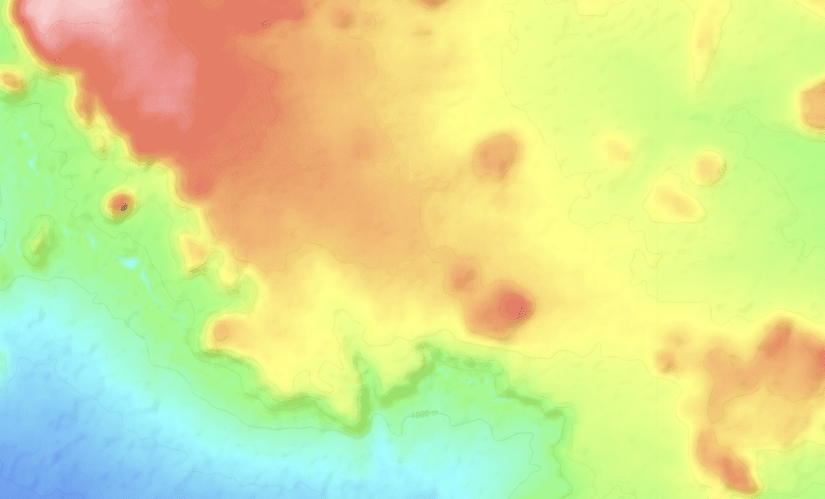
#> input picture img/high0.png, 1649 x 997 px (shown at 1/2 size)
$ python main.py
#> lines starting #> are read from the running program, lines starting #| are printed output that depends on the picture; after the words box and inside, x2 and y2 are one past the last pixel; in counts of white or black regions, pixels touching at a corner belong together
#импортитруем необходимые библиотеки

from PIL import Image, ImageDraw
import imageio
import cv2
import numpy as np

#создаем массив изображений и наименований картинок
images = []
filenames = ['img/mro0.jpg', 'img/mro1.jpg', 'img/mro2.jpg', 'img/high0.png']

#пользователь выбирает изображение для работы и задает размеры сетки и координаты конца и начала маршрута
inum = int(input('Type image number: '))
#> the answer given: 3
xn = yn = int(input("Set the size of grid: "))
#> the answer given: 100
e_x = int(input('Type start_Y coordinate:'))
#> the answer given: 3
e_y = int(input('Type start_X coordinate:'))
#> the answer given: 3
st_x = int(input('Type end_Y coordinate:'))
#> the answer given: 3
st_y = int(input('Type end_X coordinate:'))
#> the answer given: 3

#читаем выбранную картинку и переводим в hsv для дальнейшей обработки
img = cv2.imread(filenames[inum], 1)  # read image 1-rgb, 0-greyscale, -1-rgba
#> img is the input picture: shape (997, 1649, 3); mean B, G, R 146.6, 225.9, 213.5
hsv = cv2.cvtColor(img, cv2.COLOR_BGR2HSV)
#> hsv: shape (997, 1649, 3); mean H, S, V 39.4, 116.1, 246.3
height, width, channels = img.shape #вычисляем размеры картинки
#> height = 997; width = 1649; channels = 3

w = width / xn  # вычисляем размер окна по x и y
#> w = 16.49
h = height / yn
#> h = 9.97

#выбираем цветовой фильтр в зависимости от выбранного пользователем изображения
if inum == 0:
    h1, s1, v1, h2, s2, v2 = 19, 0, 134, 135, 160, 255

elif inum == 1:
    h1, s1, v1, h2, s2, v2 = 53, 42, 79, 202, 135, 148

elif inum == 2:
    h1, s1, v1, h2, s2, v2 = 30, 0, 0, 255, 91, 255

elif inum == 3:
    h1, s1, v1, h2, s2, v2 = 0, 51, 149, 130, 220, 255

elif inum == 4:
    h1, s1, v1, h2, s2, v2 = 15, 15, 15, 255, 255, 255

# накладываем маску на изображение для получения черно-белого изображения, где белым остануться препятствия, а черным - там, где можно ехать
h_min = np.array((h1, s1, v1), np.uint8)
h_max = np.array((h2, s2, v2), np.uint8)
mask = cv2.inRange(hsv, h_min, h_max)
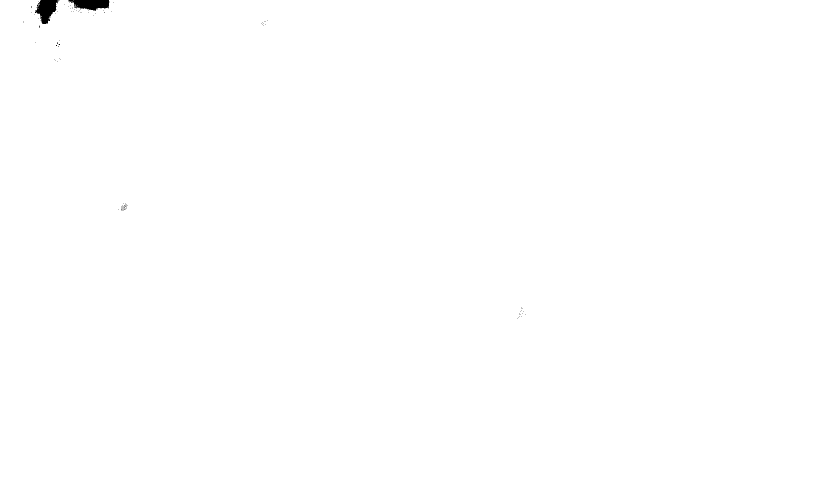
#> mask: shape (997, 1649) (shown at 1/2 size); 99.8% white; 105 black regions (103 under 20 px), largest, box (x1, y1, x2, y2) and area: (70, 0, 117, 48) 1346, (136, 0, 219, 22) 1243

count_img = cv2.countNonZero(mask)  # вычисление белых точек на изображении
#> count_img = 1641325

okna = xn * yn  # общее кол во окон
okna1 = okna + 1

roi = [[0] * xn for i in range(yn)]  # массив, каждый элемент - одно окно
count_r = [[0] * xn for i in range(yn)]  # массив, содержащий количество белых пикселей на выбранном элементе картинки
pr_r = [[0] * xn for i in range(yn)]  # тоже самое, что count_r, но в процентном соотношении
grid = [[0] * xn for i in range(yn)]  # массив, который будет содержать 1 и 0

#заполняем массив roi, count_r и pr_r
#а также дорисовывем линии на изображении для наглядности
for i in range(yn):
    img = cv2.line(img, (0, int(h * (i + 1))), (width, int(h * (i + 1))), (0, 255, 0), 1)
    mask = cv2.line(mask, (0, int(h * (i + 1))), (width, int(h * (i + 1))), (255, 255, 255), 1)
    for j in range(xn):
        roi[i][j] = mask[int(h * i): int(h * (i + 1)), int(w * j): int(w * (j + 1))]
        count_r[i][j] = cv2.countNonZero(roi[i][j])
        pr_r[i][j] = count_r[i][j] / count_img * 100

        if i == 0:
            img = cv2.line(img, (int(w * (j + 1)), 0), (int(w * (j + 1)), height), (0, 255, 0), 1)
            mask = cv2.line(mask, (int(w * (j + 1)), 0), (int(w * (j + 1)), height), (255, 255, 255), 1)
#> this loop made 100 passes
#> pass 1, `img = cv2.line(img, (0, int(h * (i + 1))), (width, int(h * (i + 1))), ..`:
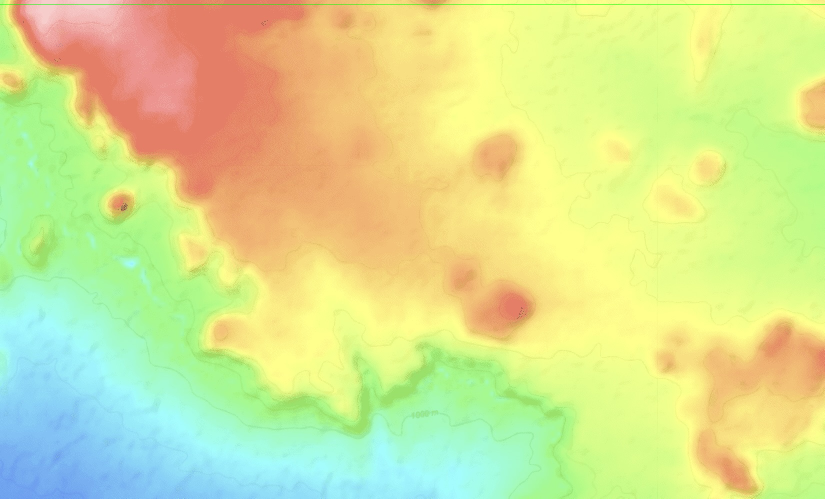
#> img: shape (997, 1649, 3) (shown at 1/2 size); 0.1% of pixels changed, all inside (x1, y1, x2, y2) = (0, 9, 1649, 10)
#> pass 2, `img = cv2.line(img, (0, int(h * (i + 1))), (width, int(h * (i + 1))), ..`:
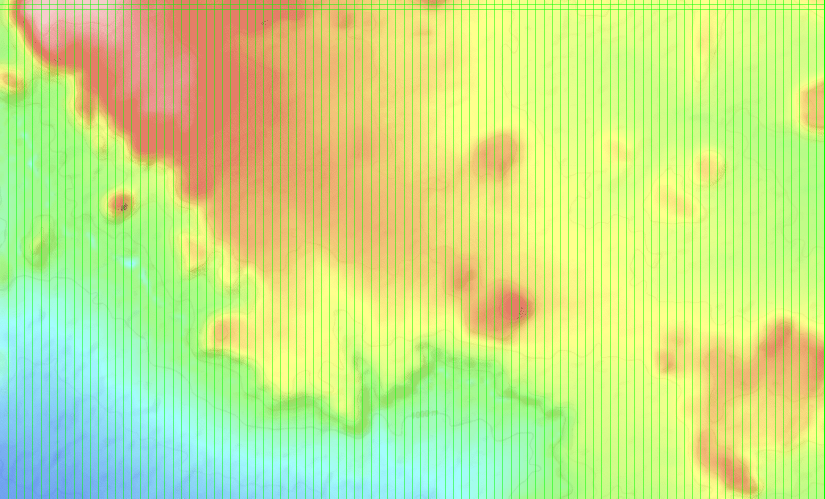
#> img: shape (997, 1649, 3) (shown at 1/2 size); 6.15% of pixels changed, all inside (x1, y1, x2, y2) = (0, 0, 1649, 997)
#> after the loop:
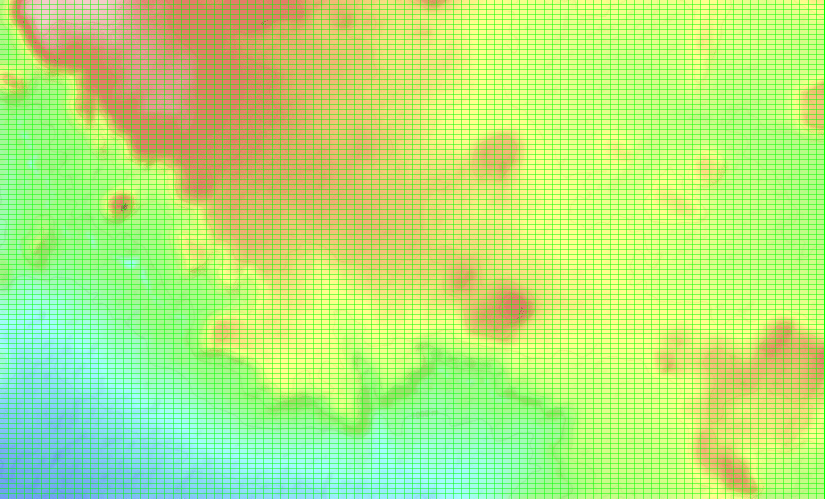
#> img: shape (997, 1649, 3) (shown at 1/2 size); 9.14% of pixels changed, all inside (x1, y1, x2, y2) = (0, 29, 1648, 988)
#> after the loop: mask: shape (997, 1649); 99.9% white; 118 black regions (97 under 20 px), largest, box (x1, y1, x2, y2) and area: (165, 0, 181, 9) 144, (198, 0, 214, 9) 144, (83, 0, 98, 9) 135
#> after the loop, count_r = 100 items; pr_r = 100 items; roi = 100 items

medium = np.mean(count_r)  # подсчитывем среднее арифметическое белых точек
#> medium = 164.1

#если на сегменте кол-во белых точек(препятствий) больше, чем среднее ар. по всем, то считаем этот фрагмент как препятствие и приписываем значение 1
for i in range(yn):
    for j in range(xn):
        if count_r[i][j] <= medium:
            grid[i][j] = 0
        else:
            grid[i][j] = 1


a = grid
#задаем отрисовки изображения
zoom = 20
borders = 6

#функция шага
#записываем во все соседние клетки начальной клетки число на 1 больше предыдущего, пока не дойдем до конца
#таким образом получается матрица, заполненная числами
# [53 lines left out: functions make_step, draw_matrix, not called in this run]

#создаем пока что пустой массив m
m = []
for i in range(len(a)):
    m.append([])
    for j in range(len(a[i])):
        m[-1].append(0)

m[st_x][st_y] = 1

#заполняем массив числами с помощью ранее созданной функции шага пока не дойдем до клетки, обозначенной как финиш
k = 0
while m[e_x][e_y] == 0:
    k += 1
    make_step(k)
    draw_matrix(a, m)

#создаем массив, в который в дальнешем записываем координаты маршрута
i = e_x
j = e_y
k = m[i][j]
the_path = [(i, j)]

#начиная с клетки финиша, заданной пользователем
#смотрим на все клетки вокруг, и если значение клетки меньше на 1, то
#записываем ее в путь и переходим в нее
#и зарисовываем картинку
#и так до того момента, пока не окажемся в клетке старта, заданной пользователем
while k > 1:
    if i > 0 and m[i - 1][j] == k - 1:
        i, j = i - 1, j
        the_path.append((i, j))
        k -= 1
    elif j > 0 and m[i][j - 1] == k - 1:
        i, j = i, j - 1
        the_path.append((i, j))
        k -= 1
    elif i < len(m) - 1 and m[i + 1][j] == k - 1:
        i, j = i + 1, j
        the_path.append((i, j))
        k -= 1
    elif j < len(m[i]) - 1 and m[i][j + 1] == k - 1:
        i, j = i, j + 1
        the_path.append((i, j))
        k -= 1
    elif i - 1 > 0 and j - 1 > 0 and m[i - 1][j - 1] == k - 1:
        i, j = i - 1, j - 1
        the_path.append((i, j))
        k -= 1
    elif i + 1 < len(m) and j - 1 > 0 and m[i + 1][j - 1] == k - 1:
        i, j = i + 1, j - 1
        the_path.append((i, j))
        k -= 1
    elif i - 1 > 0 and j + 1 < len(m[i]) and m[i - 1][j + 1] == k - 1:
        i, j = i - 1, j + 1
        the_path.append((i, j))
        k -= 1
    elif i + 1 < len(m) and j + 1 < len(m[i]) and m[i + 1][j + 1] == k - 1:
        i, j = i + 1, j + 1
        the_path.append((i, j))
        k -= 1
    draw_matrix(a, m, the_path)


#сохраняем изображение как gif
#> (the run stopped early here; a loop or call above may not have finished)
